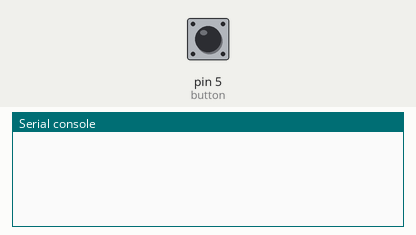
The program below on a simulated MicroPython board. Parts: the last lines printed to the serial console. Inputs (shaded band) come from the test bench; at power-on: pin 5 (button) LOW.

Above: at 1.2 s.
1.3 s: pin 5 (button) pulled HIGH for 0.15 s
At 1.43 s:
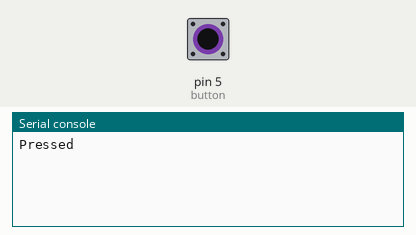
At 2.0 s:
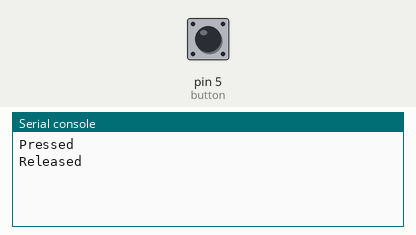

The program:

button.py
```python
from machine import Pin

button = Pin(5, Pin.IN)

prev = 0

while True:
    cur = button.value()
    if cur != prev:
        if cur:
            print("Pressed")
        else:
            print("Released")
        prev=cur
```

Measured:
- after the input at 1.3 s, the serial console: prints a new line at once (image 1)
